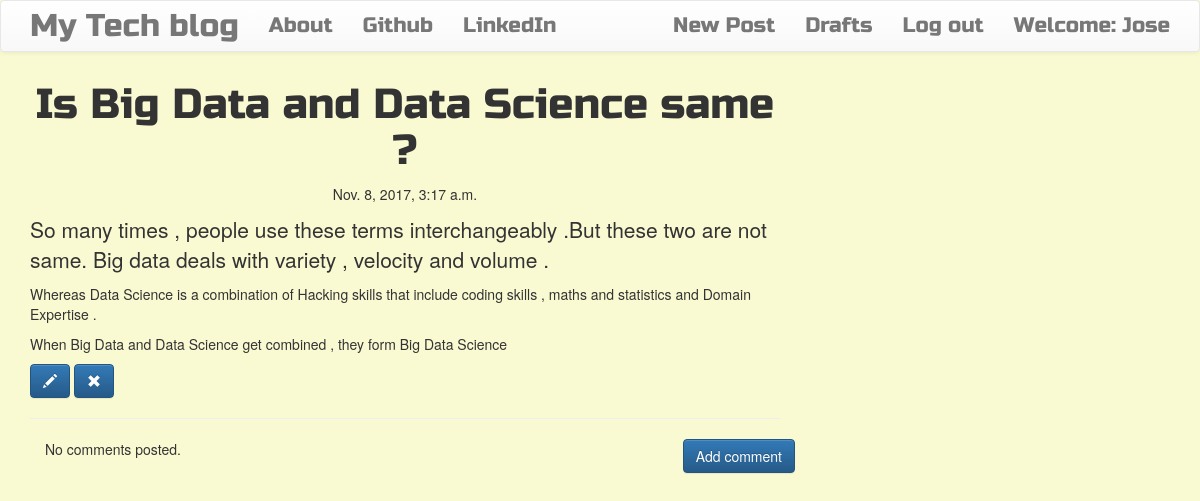
Screenshot of /post/21 (signed in) with the database file from the repository.
### blog/models.py (models this page shows, shortened)
class Post(models.Model):
    author = models.ForeignKey('auth.User')
    title = models.CharField(max_length=200)
    text = models.TextField()
    created_date = models.DateTimeField(default=timezone.now)
    published_date = models.DateTimeField(blank=True, null=True)

### blog/views.py (the view)
# urls.py: url(r'^post/(?P<pk>\d+)$', views.PostDetailView.as_view(), name='post_detail'),
class PostDetailView(DetailView):
    model = Post

### blog/templates/blog/post_detail.html
{% extends 'blog/base.html' %}
{% block content %}
        <h1 class='posttitle loader'>{{ post.title }}</h1>
        {% if post.published_date %}
            <div class="date postdate">
                {{ post.published_date }}
            </div>
        {% else %}
            <a class="btn btn-default" href="{% url 'post_publish' pk=post.pk %}">Publish</a>
        {% endif %}
      <p class='postcontent' >{{ post.text|safe|linebreaksbr }}</p>
      {% if user.is_authenticated %}
          <a class="btn btn-primary" href="{% url 'post_edit' pk=post.pk %}"><span class="glyphicon glyphicon-pencil"></span></a>
          <a class="btn btn-primary" href="{% url 'post_remove' pk=post.pk %}"><span class="glyphicon glyphicon-remove"></span></a>
      {% endif %}
  <hr>
  <a class="btn btn-primary btn-comment" href="{% url 'add_comment_to_post' pk=post.pk %}">Add comment</a>
  <div class="container">
  {% for comment in post.comments.all %}
  <br>
      {% if user.is_authenticated or comment.approved_comment %}
              {{ comment.created_date }}
              {% if not comment.approved_comment %}
                  <a class="btn btn-default" href="{% url 'comment_remove' pk=comment.pk %}"><span class="glyphicon glyphicon-remove"></span></a>
                  <a class="btn btn-default" href="{% url 'comment_approve' pk=comment.pk %}"><span class="glyphicon glyphicon-ok"></span></a>
              {% endif %}
          <p>{{ comment.text|safe|linebreaks }}</p>
          <p>Posted by: <strong>{{ comment.author }}</strong></p>
      {% endif %}
  {% empty %}
      <p>No comments posted.</p>
  {% endfor %}
</div>
{% endblock %}

### blog/templates/blog/base.html (shortened to what this page needs)
<!DOCTYPE html>
{% load staticfiles %}
<html>
    <head>
        <link rel="stylesheet" href="https://maxcdn.bootstrapcdn.com/bootstrap/3.3.7/css/bootstrap.min.css">
        <link rel="stylesheet" href="https://maxcdn.bootstrapcdn.com/bootstrap/3.3.7/css/bootstrap-theme.min.css">
        <link rel="stylesheet" href="//cdn.jsdelivr.net/medium-editor/latest/css/medium-editor.min.css" type="text/css" media="screen" charset="utf-8">
        <link rel="stylesheet" href="{% static 'css/blog.css' %}">
<body class='loader'>
  <nav class="navbar navbar-default techfont custom-navbar">
    <div class="container">
      <ul class="nav navbar-nav">
        <li><a class='navbar-brand bigbrand' href="{% url 'post_list' %}">My Tech blog</a></li>
        <li><a href="{% url 'about'%}">About</a></li>
        <li><a href="https://github.com/Atif8Ted">Github</a></li>
        <li><a href="https://www.linkedin.com/in/atifimam/">LinkedIn</a></li>
      </ul>
      <ul class="nav navbar-nav navbar-right">
        {% if user.is_authenticated %}
        <li>
          <a href="{% url 'post_new' %}" >New Post</a>
        </li>
        <li>
          <a href="{% url 'post_draft_list' %}">Drafts</a>
        </li>
        <li>
          <a href="{% url 'logout' %}" >Log out</a>
        </li>
        <li>
          <a >Welcome: {{ user.username }}</a>
        </li>
          {% else %}
          <li><a class='nav navbar-right' href="{% url 'login' %}" ><span class="glyphicon glyphicon-user"></span> Login</a></li>
        {% endif %}
      </ul>
  </div>
</nav>
        <div class="content container">
            <div class="row">
                <div class="col-md-8">
                  <div class="blog_posts">
                    {% block content %}
                    {% endblock %}
                  </div>
                </div>
            </div>
        </div>
</body>
</html>

### blog/static/css/blog.css (style rules this page uses)
.techfont { font-family: 'Russo One', sans-serif; font-size: 1.5em; margin-bottom: 10px; }
.postdate { text-align: center; }
.posttitle { font-family: 'Russo One', sans-serif; font-size: 3em; text-align: center; }
.postcontent { font-family: 'Montserrat'; font-size: 1.5em; }
.btn-comment { position: absolute; right: 0px; }
.bigbrand { font-size: 1.5em; }
.loader { filter: hue-rotate(0deg); color: linear-gradient(45deg, #0f8, #08f); animation: hue 5000ms infinite linear; }
body { background: lightgoldenrodyellow; }

### rows the page displays
Post: title "Is Big Data and Data Science same ?", published_date "Nov. 8, 2017, 3:17 a.m.", text "So many times , people use these terms interchangeably .But these two are not same. Big data deals with variety , velocity and volume . Whereas Data Science is a combination of Hacking skills that include coding skills , maths and statistics and Domain Expertise . When Big Data and Data Science get combined , they form Big Data Science"

### other values shown
{{ user.username }} "Jose"
